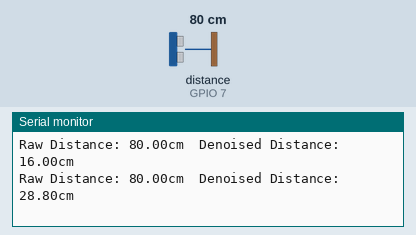
The program below on a simulated Seeed XIAO ESP32-S3. Parts: the last lines printed to the serial monitor. Wiring (inferred from the names in the program): ultrasonic range finder: trigger GPIO 8; echo GPIO 7. The inputs (shaded band) are chosen by the test bench; at power-on: distance to the obstacle (sensor on GPIO 7) 80 cm. The echo pulse lasts 58.3 µs per cm; nothing arrives over Bluetooth unless stated; a phone connects over Bluetooth LE 3 s after start.

Above: at 7.2 s.
7.3 s: distance to the obstacle (sensor on GPIO 7) set to 2 cm
At 9.7 s:
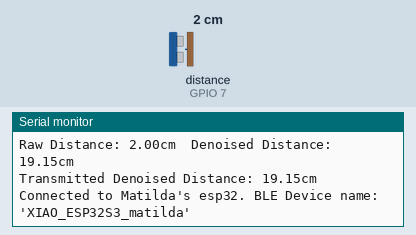
10.5 s: distance to the obstacle (sensor on GPIO 7) set to 4 cm
At 11.8 s:
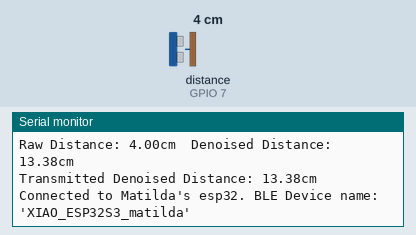
12.0 s: distance to the obstacle (sensor on GPIO 7) set to 9 cm
At 12.9 s:
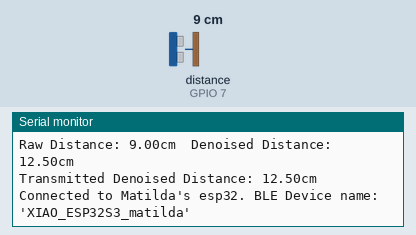
Timing chart, 0 to 15.0 s (numbered marks = the images above; inputs shaded):
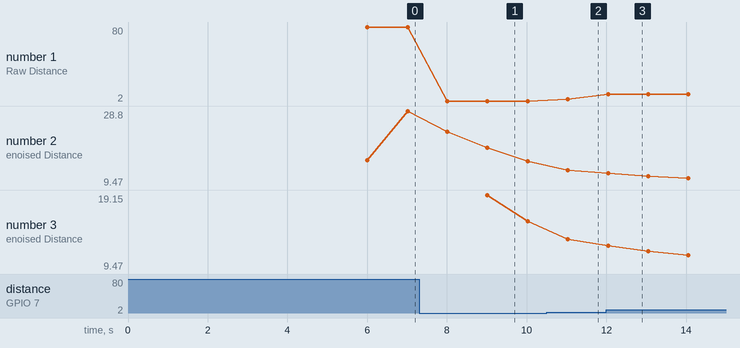

The program:

main.cpp
```cpp
#include <Arduino.h>
#include <BLEDevice.h>
#include <BLEServer.h>
#include <BLEUtils.h>
#include <BLE2902.h>
#include <stdlib.h>

BLEServer* pServer = NULL;
BLECharacteristic* pCharacteristic = NULL;
bool deviceConnected = false;
bool oldDeviceConnected = false;
unsigned long previousMillis = 0;
const long interval = 1000;

int trig = D9;
int echo = D8;
long duration;
float distance;
float meter;

// Constants for low-pass filter
const float alpha = 0.2; // Smoothing factor for low-pass filter

// Variables for denoising
float filteredDistance = 0.0;

#define SERVICE_UUID        "80fb769d-6100-4dc9-ade6-4a437e425ce6"
#define CHARACTERISTIC_UUID "bb1fdaa8-bac5-4f04-a1a4-094edbabdf51"

class MyServerCallbacks : public BLEServerCallbacks {
    void onConnect(BLEServer* pServer) {
        deviceConnected = true;
    };

    void onDisconnect(BLEServer* pServer) {
        deviceConnected = false;
    }
};

void setup() {
    Serial.begin(115200);
    Serial.println("Starting BLE work!");

    pinMode(trig, OUTPUT);
    digitalWrite(trig, LOW);
    delayMicroseconds(2);
    pinMode(echo, INPUT);
    delay(6000);
    Serial.println("Distance:");

    BLEDevice::init("XIAO_ESP32S3_matilda");
    pServer = BLEDevice::createServer();
    pServer->setCallbacks(new MyServerCallbacks());
    BLEService *pService = pServer->createService(SERVICE_UUID);
    pCharacteristic = pService->createCharacteristic(
        CHARACTERISTIC_UUID,
        BLECharacteristic::PROPERTY_READ |
        BLECharacteristic::PROPERTY_WRITE |
        BLECharacteristic::PROPERTY_NOTIFY
    );
    pCharacteristic->addDescriptor(new BLE2902());
    pCharacteristic->setValue("Connected to Matilda's esp32. BLE Device name: 'XIAO_ESP32S3_matilda'");
    pService->start();

    BLEAdvertising *pAdvertising = BLEDevice::getAdvertising();
    pAdvertising->addServiceUUID(SERVICE_UUID);
    pAdvertising->setScanResponse(true);
    pAdvertising->setMinPreferred(0x06);
    pAdvertising->setMinPreferred(0x12);
    BLEDevice::startAdvertising();
    Serial.println("Characteristic defined! Now you can read it on your phone!");
}

void loop() {
    // Measure raw distance
    digitalWrite(trig, HIGH);
    delayMicroseconds(10);
    digitalWrite(trig, LOW);
    duration = pulseIn(echo, HIGH);

    if (duration >= 38000) {
        Serial.println("Out of range");
    } else {
        // Calculate raw distance
        distance = duration / 58;

        // Low-pass filter to denoise the distance data
        filteredDistance = alpha * distance + (1.0 - alpha) * filteredDistance;

        // Print both raw and denoised distance on the serial monitor
        Serial.print("Raw Distance: ");
        Serial.print(distance);
        Serial.print("cm\tDenoised Distance: ");
        Serial.print(filteredDistance);
        Serial.println("cm");

        meter = filteredDistance / 100;

        // Transmit data over BLE only if denoised distance is less than 30cm
        if (filteredDistance < 30.0 && deviceConnected) {
            // Convert the filteredDistance to a string
            std::string distanceStr = std::to_string(filteredDistance);

            // Set the value of the BLECharacteristic
            pCharacteristic->setValue(distanceStr.c_str());

            // Notify the connected device
            pCharacteristic->notify();

            Serial.print("Transmitted Denoised Distance: ");
            Serial.print(filteredDistance);
            Serial.println("cm");
        }
    }

    // Check for device connection
    if (deviceConnected) {
        unsigned long currentMillis = millis();
        if (currentMillis - previousMillis >= interval) {
            pCharacteristic->setValue("Connected to Matilda's esp32. BLE Device name: 'XIAO_ESP32S3_matilda'");
            pCharacteristic->notify();
            Serial.println("Connected to Matilda's esp32. BLE Device name: 'XIAO_ESP32S3_matilda'");
            previousMillis = currentMillis; // Update previousMillis
        }
    }

    // Handle BLE advertising when device disconnects
    if (!deviceConnected && oldDeviceConnected) {
        delay(500);
        pServer->startAdvertising();
        Serial.println("Start advertising");
        oldDeviceConnected = deviceConnected;
    }

    // Do something when connecting
    if (deviceConnected && !oldDeviceConnected) {
        // Do something when connecting
        oldDeviceConnected = deviceConnected;
    }

    delay(1000);
}
```

Measured:
- after the input at 7.3 s, the serial monitor: prints a new line after 0.71 s (image 1)
- after the input at 10.5 s, the serial monitor: prints a new line after 0.53 s (image 2)
- after the input at 12.0 s, the serial monitor: prints a new line at once (image 3)
- plotted number 1: 80 → 2 after the input at 7.3 s, 2 → 4 after the input at 10.5 s, 4 → 9 after the input at 12.0 s
- plotted number 2: 28.8 → 15.72 after the input at 7.3 s, 15.72 → 13.38 after the input at 10.5 s, 13.38 → 9.47 after the input at 12.0 s
- plotted number 3: 15.72 → 13.38 after the input at 10.5 s, 13.38 → 9.47 after the input at 12.0 s
